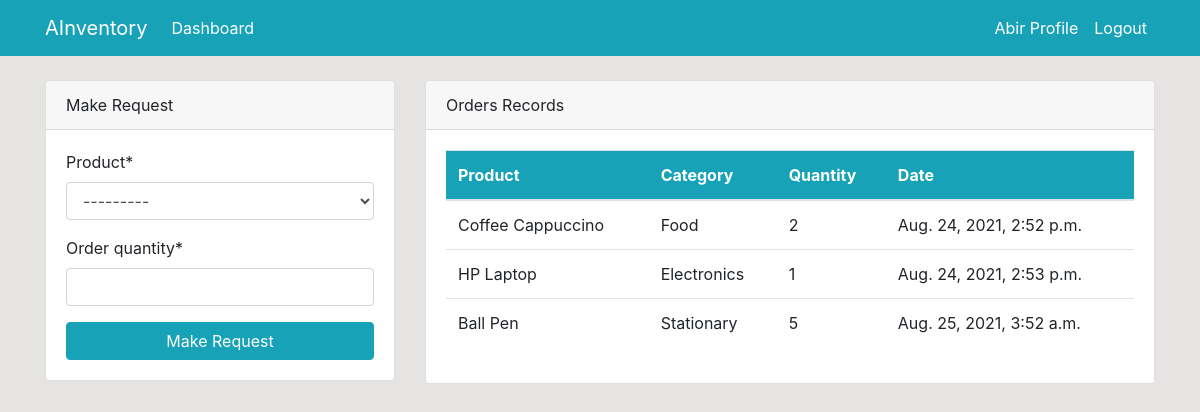
The page /dashboard/ (signed in) on the database its author committed.
### dashboard/models.py (models this page shows, shortened)
class Order(models.Model):
    product = models.ForeignKey(Product, on_delete=models.CASCADE, null=True)
    staff = models.ForeignKey(User, models.CASCADE, null = True)
    order_quantity = models.PositiveIntegerField(null=True)
    date = models.DateTimeField(auto_now_add=True)
    class Meta:
        verbose_name_plural = 'Order'

class Product(models.Model):
    name = models.CharField(max_length=100, null = True)
    category = models.CharField(max_length=20, choices = CATEGORY, null = True)
    quantity = models.PositiveIntegerField(null = True)
    class Meta:
        verbose_name_plural = 'Product'
    def __str__(self):
        return f'{self.name}-{self.quantity}'

### dashboard/views.py (the view)
# urls.py: path('dashboard/', views.index, name='dashboard-index'),
@login_required
def index(request):
    orders = Order.objects.all()
    products = Product.objects.all()
    orders_count = orders.count()
    product_count = products.count()
    workers_count = User.objects.all().count()
    if request.method=='POST':
        form = OrderForm(request.POST)
        if form.is_valid():
            instance = form.save(commit=False)
            instance.staff = request.user
            instance.save()
            return redirect('dashboard-index')
    else:
        form = OrderForm()
    context={
        'orders':orders,
        'form': form,
        'products': products,
        'product_count':product_count,
        'workers_count':workers_count,
        'orders_count': orders_count,
    }
    return render(request, 'dashboard/index.html', context)

### dashboard/forms.py
class OrderForm(forms.ModelForm):
    class Meta:
        model = Order
        fields = ['product', 'order_quantity']

### templates/dashboard/index.html (shortened to what this page needs)
{% extends 'partials/base.html' %}
{% block content %}
{% if user.is_authenticated  and user.is_staff and user.is_superuser %}
{% include 'partials/topnav.html' %}
<div class="container">
    <div class="row my-5">
        <div class="col-md-6">
            <div class="bg-white">
                <canvas id="myChart1" width="400" height="300"></canvas>
                <script>
                    var ctx = document.getElementById('myChart1').getContext('2d');
                    var myChart1 = new Chart(ctx, {
                        type: 'pie',
                        data: {
                            labels: [{% for order in orders %} '{{ order.product.name }}', {% endfor %}],
                            datasets: [{
                                label: 'Orders',
                                data: [{% for order in orders %} {{ order.order_quantity }}, {% endfor %}],
                                backgroundColor: [
                                    'rgba(255, 99, 132, 1)',
                                    'rgba(54, 162, 235, 1)',
                                    'rgba(255, 206, 86, 1)',
                                    'rgba(75, 192, 192, 1)',
                                    'rgba(153, 102, 255, 1)',
                                    'rgba(25, 159, 64, 1)',
                                    'rgba(211, 99, 12, 1)',
                                    'rgba(234, 16, 235, 1)',
                                    'rgba(255, 206, 86, 1)',
                                    'rgba(34, 142, 192, 1)',
                                    'rgba(153, 102, 255, 1)',
                                    'rgba(255, 159, 64, 1)',
                                ],
                                borderColor: [
                                    'rgba(255, 99, 132, 1)',
                                    'rgba(54, 162, 235, 1)',
                                    'rgba(255, 206, 86, 1)',
                                    'rgba(75, 192, 192, 1)',
                                    'rgba(153, 102, 255, 1)',
                                    'rgba(255, 159, 64, 1)',
                                    'rgba(25, 159, 64, 1)',
                                    'rgba(211, 99, 12, 1)',
                                    'rgba(234, 16, 235, 1)',
                                    'rgba(255, 206, 86, 1)',
                                    'rgba(34, 142, 192, 1)',
                                    'rgba(153, 102, 255, 1)',
                                    'rgba(255, 159, 64, 1)',
                                ],
                                borderWidth: 1
                            }]
                        },
                        options: {
                            scales: {
                                yAxes: [{
                                    ticks: {
                                        beginAtZero: true
                                    }
                                }]
                            }
                        }
                    });
                </script>
            </div>
        </div>
        <div class="col-md-6">
            <div class="bg-white">
                <canvas id="myChart" width="400" height="300"></canvas>
                <script>
                    var ctx = document.getElementById('myChart').getContext('2d');
                    var myChart = new Chart(ctx, {
                        type: 'bar',
                        data: {
                            labels: [{% for product in products %} '{{ product.name }}', {% endfor %} ],
                            datasets: [{
                                label: 'Products',
                                data: [{% for product in products %}  {{ product.quantity }}, {% endfor %}],
                                backgroundColor: [
                                    'rgba(75, 192, 192, 1)',
                                    'rgba(153, 102, 255, 1)',
                                    'rgba(255, 159, 64, 1)',
                                    'rgba(25, 159, 64, 1)',
                                    'rgba(211, 99, 12, 1)',
                                    'rgba(234, 16, 235, 1)',
                                    'rgba(255, 206, 86, 1)',
                                    'rgba(34, 142, 192, 1)',
                                    'rgba(153, 102, 255, 1)',
                                    'rgba(255, 159, 64, 1)',
                                    'rgba(255, 99, 132, 1)',
                                    'rgba(54, 162, 235, 1)',
                                    'rgba(255, 206, 86, 1)',
                                    'rgba(75, 192, 192, 1)',
                                    'rgba(153, 102, 255, 1)',
                                    'rgba(255, 159, 64, 1)',
                                ],
                                borderColor: [
                                'rgba(75, 192, 192, 1)',
                                    'rgba(153, 102, 255, 1)',
                                    'rgba(255, 159, 64, 1)',
                                    'rgba(25, 159, 64, 1)',
                                    'rgba(211, 99, 12, 1)',
                                    'rgba(234, 16, 235, 1)',
                                    'rgba(255, 206, 86, 1)',
                                    'rgba(34, 142, 192, 1)',
                                    'rgba(153, 102, 255, 1)',
                                    'rgba(255, 159, 64, 1)',
                                    'rgba(255, 99, 132, 1)',
                                    'rgba(54, 162, 235, 1)',
                                    'rgba(255, 206, 86, 1)',
                                    'rgba(75, 192, 192, 1)',
                                    'rgba(153, 102, 255, 1)',
                                    'rgba(255, 159, 64, 1)',
                                ],
                                borderWidth: 1
                            }]
                        },
                        options: {
                            scales: {
                                yAxes: [{
                                    ticks: {
                                        beginAtZero: true
                                    }
                                }]
                            }
                        }
                    });
                </script>
            </div>
        </div>
    </div>
</div>
{% else %}
{% include 'dashboard/staff_index.html' %}
{% endif %}
{% endblock %}

### templates/partials/nav.html (shortened to what this page needs)
<nav class="navbar navbar-expand-lg navbar-info bg-info">
    {% if user.is_authenticated %}
    <div class="container">
        <a class="navbar-brand text-white" href="{% url 'dashboard-index' %}">AInventory</a>
        <div class="collapse navbar-collapse" id="navbarSupportedContent">
            <ul class="navbar-nav mr-auto">
                <li class="nav-item active">
                    <a class="nav-link text-white" href="{% url 'dashboard-index' %}">Dashboard </a>
                </li>
            </ul>
            <ul class="navbar-nav ml-auto">
                <li class="nav-item active">
                    <a class="nav-link text-white" href="{% url 'user-profile' %}">{{ user.username }} Profile </a>
                </li>
                <li class="nav-item">
                    <a class="nav-link text-white" href="{% url 'user-logout' %}">Logout</a>
                </li>
            </ul>
            {% endif %}
        </div>
    </div>
</nav>

### templates/dashboard/staff_index.html (shortened to what this page needs)
{% load crispy_forms_tags %}
<div class="container">
    <div class="row mt-4">
            <div class="col-md-4">
                <div class="card">
                    <div class="card-header">
                        Make Request
                    </div>
                    <div class="card-body">
                        <form method="POST">
                            {{ form|crispy }}
                            <input class="btn btn-info btn-block" type="submit" value="Make Request">
                        </form>
                    </div>
                </div>
            </div>
            <div class="col-md-8">
                <div class="card">
                    <div class="card-header">
                        Orders Records
                    </div>
                    <div class="card-body">
                        <table class="table bg-white">
                            <thead class="bg-info text-white">
                                <tr>
                                    <th scope="col">Product</th>
                                    <th scope="col">Category</th>
                                    <th scope="col">Quantity</th>
                                    <th scope="col">Date</th>
                                </tr>
                            </thead>
                            <tbody>
                                {% for order in orders %}
                                {% if order.staff == user %}
                                <tr>
                                    <td>{{ order.product.name }}</td>
                                    <td>{{ order.product.category }}</td>
                                    <td>{{ order.order_quantity }}</td>
                                    <td>{{ order.date }}</td>
                                </tr>
                                {% endif %}
                                {% endfor %}
                            </tbody>
                        </table>
                    </div>
                </div>
            </div>
        </div>
</div>

### static/style.css (style rules this page uses)
body { background: rgb(230, 227, 227); }

### rows shown on the page
Order: product.name "Coffee Cappuccino", product.category "Food", order_quantity "2", date "Aug. 24, 2021, 2:52 p.m."
Order: product.name "HP Laptop", product.category "Electronics", order_quantity "1", date "Aug. 24, 2021, 2:53 p.m."
Order: product.name "Ball Pen", product.category "Stationary", order_quantity "5", date "Aug. 25, 2021, 3:52 a.m."

### other values the page prints
{{ user.username }} "Abir"
